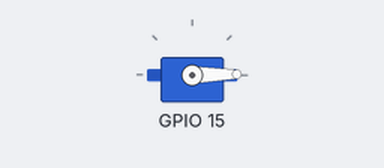
This program was run on a simulated ESP32 board running MicroPython. Shown: servo. Servo angles are drawn from the pulse width (0.5 ms = 0°, 2.5 ms = 180°).

Above: at 1.05 s.
At 5.5 s:
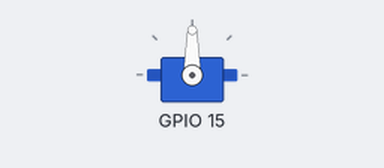
Timing chart, 0 to 6.9 s (numbered marks = the images above):
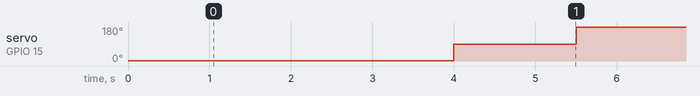

The program:

idel_Sweep.py
```python
from myservo import myServo
import time

servo=myServo(15)
servo.myServoWriteAngle(0)
time.sleep_ms(1000)

try:
    while True:
        time.sleep_ms(1500)
        servo.myServoWriteAngle(0)
        time.sleep_ms(1500)
        servo.myServoWriteAngle(90)
        time.sleep_ms(1500)
        servo.myServoWriteAngle(180)
except KeyboardInterrupt:
        print('Interrupted')
        servo.deinit()
except:
    servo.deinit()
```

myservo.py
```python
from machine import Pin,PWM

class myServo(object):
    def __init__(self, pin: int=15, hz: int=50, duty: int=512):
        self._servo = PWM(Pin(pin),hz,duty)

    def myServoWriteDuty(self, duty):
        if duty <= 26:
            duty = 26
        if duty >= 128:
            duty = 128
        self._servo.duty(duty)

    def getPos(self):
        return self._servo.duty()

    def myServoWriteAngle(self, pos):
        if pos <= 0:
            pos = 0
        if pos >= 180:
            pos = 180
        pos_buffer=(pos/180)*(128-26)
        self._servo.duty(int(pos_buffer)+26)

    def myServoWriteTime(self, us):
        if us <= 500:
            us = 500
        if us >= 2500:
            us = 2500
        pos_buffer=(1024*us)/20000
        self._servo.duty(int(pos_buffer))

    def deinit(self):
        self._servo.deinit()
```

Measured:
- by itself, servo on GPIO 15: repeats every 4.5 s: 180° 1.5 s, 1° 1.5 s, 90° 1.5 s
